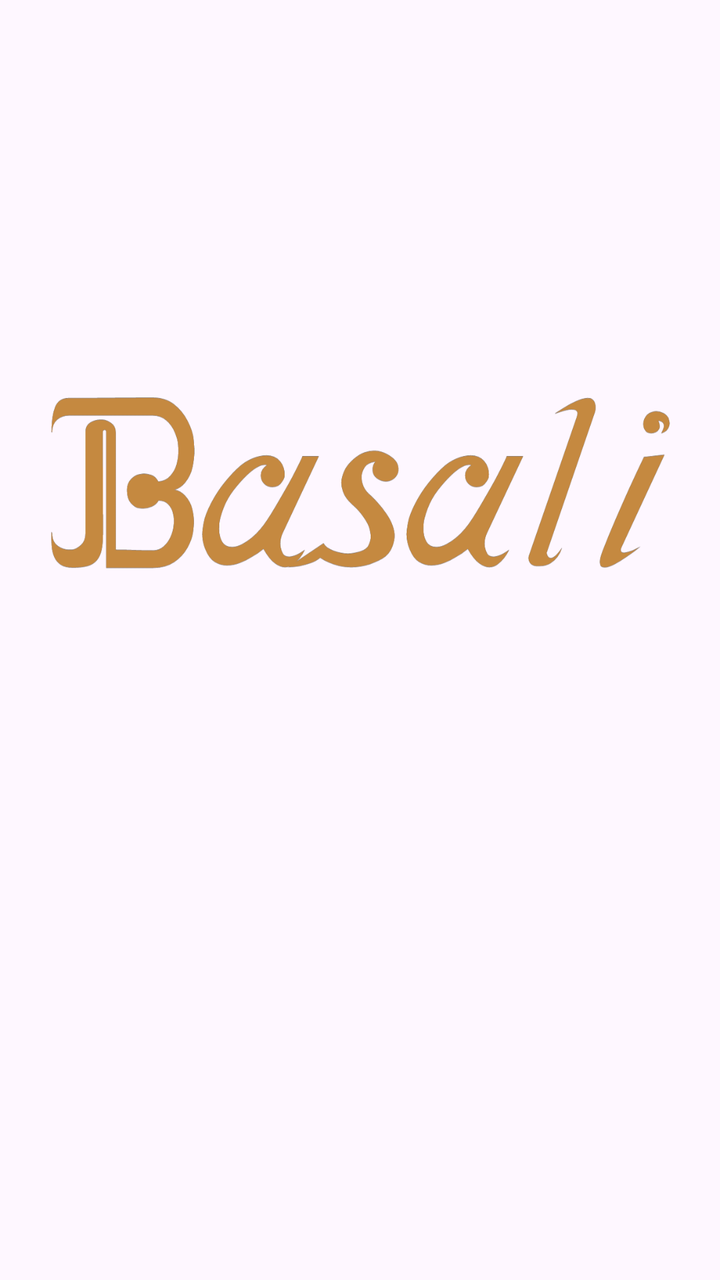
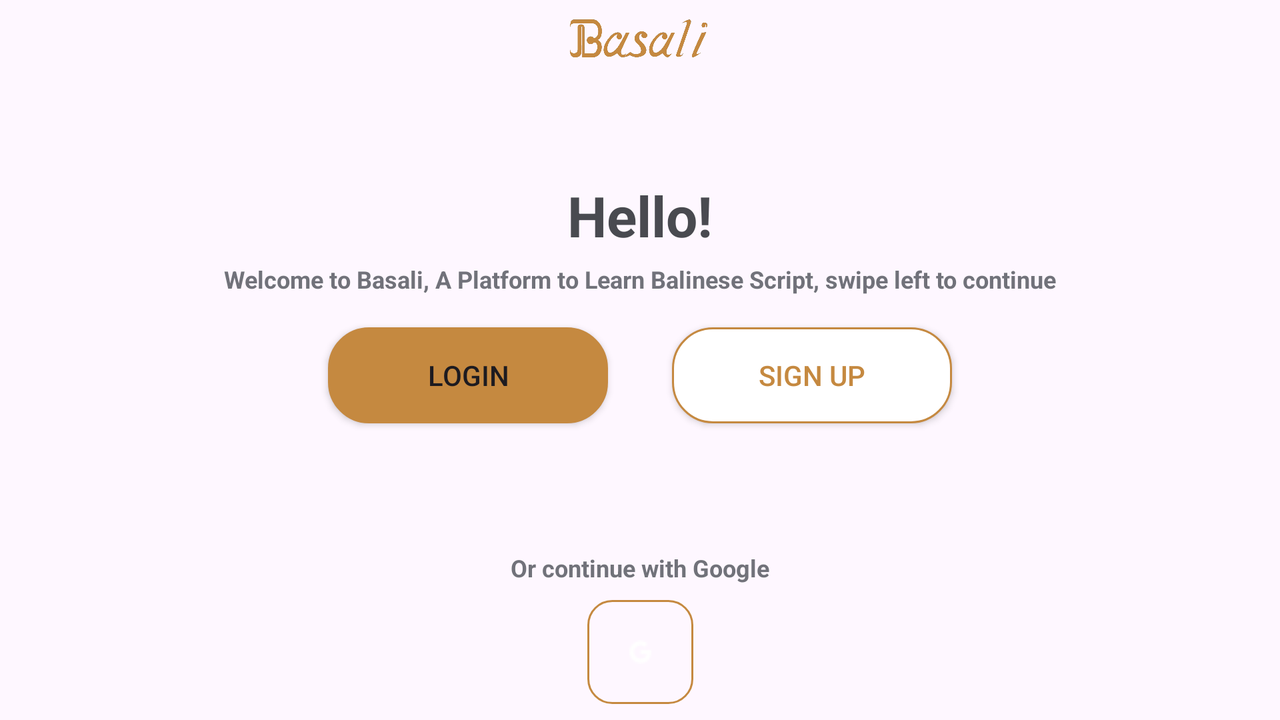

First picture: res/layout/ on a phone held upright. Second picture: the repository's own variant of that layout, on a device whose configuration matches the variant's folder. Source for both follows.
<!-- AndroidManifest.xml: application theme Theme.BasaliProject -->
<!-- res/layout/activity_welcome.xml -->
<?xml version="1.0" encoding="utf-8"?>
<androidx.constraintlayout.motion.widget.MotionLayout xmlns:android="http://schemas.android.com/apk/res/android"
    xmlns:app="http://schemas.android.com/apk/res-auto"
    xmlns:tools="http://schemas.android.com/tools"
    android:id="@+id/background"
    android:layout_width="match_parent"
    android:layout_height="match_parent"
    app:layoutDescription="@xml/activity_welcome_scene"
    tools:context=".ui.welcome.WelcomeActivity">

    <ImageView
        android:id="@+id/iv_hello"
        android:layout_width="250dp"
        android:layout_height="100dp"
        android:contentDescription="@string/app_name"
        android:gravity="center"
        app:layout_constraintBottom_toTopOf="@id/guidelineHorizontal"
        app:layout_constraintEnd_toEndOf="parent"
        app:layout_constraintHorizontal_bias="0.0"
        app:layout_constraintStart_toStartOf="parent"
        app:layout_constraintTop_toTopOf="parent"
        app:layout_constraintVertical_bias="1.0"
        app:srcCompat="@drawable/logo" />

    <TextView
        android:id="@+id/tv_hello_description"
        android:layout_width="0dp"
        android:layout_height="wrap_content"
        android:layout_marginStart="16dp"
        android:layout_marginTop="5dp"
        android:layout_marginEnd="16dp"
        android:alpha="0"
        android:gravity="center"
        android:text="@string/welcome_description"
        android:textColor="@color/NeutralDarkLight"
        android:textSize="18sp"
        android:textStyle="bold"
        app:layout_constraintEnd_toEndOf="parent"
        app:layout_constraintStart_toStartOf="parent"
        app:layout_constraintTop_toBottomOf="@+id/tv_hello"
        tools:alpha="100" />

    <TextView
        android:id="@+id/tvTitleMenu2"
        android:layout_width="0dp"
        android:layout_height="wrap_content"
        android:gravity="center"
        android:text="Scan Your Aksara"
        android:textColor="@color/NeutralDarkMid"
        android:textSize="38sp"
        android:textStyle="bold"
        app:layout_constraintStart_toEndOf="parent"
        tools:layout_editor_absoluteY="50dp" />

    <TextView
        android:id="@+id/tvDescMenu2"
        android:layout_width="0dp"
        android:layout_height="wrap_content"
        android:gravity="center_horizontal"
        android:text="Scan your handwriting balinese script character using your camera"
        android:textColor="@color/NeutralDarkLight"
        android:textSize="18sp"
        android:textStyle="bold"
        tools:layout_editor_absoluteX="25dp"
        tools:layout_editor_absoluteY="79dp" />

    <TextView
        android:id="@+id/tv_hello"
        android:layout_width="0dp"
        android:layout_height="wrap_content"
        android:layout_marginTop="16dp"
        android:alpha="0"
        android:gravity="center"
        android:text="@string/Hello"
        android:textColor="@color/NeutralDarkMid"
        android:textSize="38sp"
        android:textStyle="bold"
        app:layout_constraintEnd_toEndOf="parent"
        app:layout_constraintStart_toStartOf="parent"
        app:layout_constraintTop_toBottomOf="@+id/imageView"
        tools:alpha="100" />


    <TextView
        android:id="@+id/tvTitleMenu3"
        android:layout_width="0dp"
        android:layout_height="wrap_content"
        android:gravity="center"
        android:text="Enjoy Your Journey"
        android:textColor="@color/NeutralDarkMid"
        android:textSize="38sp"
        android:textStyle="bold"
        app:layout_constraintStart_toEndOf="parent"
        tools:layout_editor_absoluteY="395dp" />

    <TextView
        android:id="@+id/tvDescMenu3"
        android:layout_width="0dp"
        android:layout_height="wrap_content"
        android:gravity="center_horizontal"
        android:text="our platform provides balinese script character learning items"
        android:textColor="@color/NeutralDarkLight"
        android:textSize="18sp"
        android:textStyle="bold"
        tools:layout_editor_absoluteY="41dp" />

    <ImageView
        android:id="@+id/imageView"
        android:layout_width="0dp"
        android:layout_height="250dp"
        app:layout_constraintEnd_toEndOf="parent"
        app:layout_constraintStart_toStartOf="parent"
        app:layout_constraintTop_toBottomOf="@+id/iv_hello"
        app:srcCompat="@drawable/art3" />


    <ImageView
        android:id="@+id/ivMenu3"
        android:layout_width="0dp"
        android:layout_height="250dp"
        app:srcCompat="@drawable/art4"
        tools:layout_editor_absoluteX="16dp"
        tools:layout_editor_absoluteY="159dp" />

    <ImageView
        android:id="@+id/ivMenu2"
        android:layout_width="0dp"
        android:layout_height="250dp"
        app:srcCompat="@drawable/art1"
        tools:layout_editor_absoluteY="190dp" />

    <Button
        android:id="@+id/signUpButton"
        android:layout_width="140dp"
        android:layout_height="wrap_content"
        android:layout_marginStart="16dp"
        android:alpha="0"
        android:background="@drawable/dialog_bg_bordered"
        android:text="@string/sign_up"
        android:textColor="@color/HighlightDark"
        app:layout_constraintBottom_toBottomOf="@+id/loginButton"
        app:layout_constraintStart_toStartOf="@+id/guidelineVertical"
        tools:alpha="100" />

    <Button
        android:id="@+id/loginButton"
        android:layout_width="140dp"
        android:layout_height="wrap_content"
        android:layout_marginTop="32dp"
        android:layout_marginEnd="16dp"
        android:alpha="0"
        android:background="@drawable/dialog_bg_filled"
        android:text="@string/login"
        app:layout_constraintEnd_toStartOf="@+id/guidelineVertical"
        app:layout_constraintTop_toBottomOf="@+id/tv_hello_description"
        tools:alpha="100" />


    <TextView
        android:id="@+id/tv_google"
        android:layout_width="wrap_content"
        android:layout_height="wrap_content"
        android:layout_marginBottom="8dp"
        android:alpha="0"
        android:gravity="center_horizontal"
        android:text="Or continue with Google"
        android:textColor="@color/NeutralDarkLight"
        android:textSize="12sp"
        android:textStyle="bold"
        app:layout_constraintBottom_toTopOf="@+id/google"
        app:layout_constraintEnd_toEndOf="parent"
        app:layout_constraintStart_toStartOf="parent" />

    <ProgressBar
        android:id="@+id/pb"
        style="?android:attr/progressBarStyle"
        android:layout_width="wrap_content"
        android:layout_height="wrap_content"
        android:visibility="gone"
        app:layout_constraintBottom_toBottomOf="parent"
        app:layout_constraintEnd_toEndOf="parent"
        app:layout_constraintStart_toStartOf="parent"
        app:layout_constraintTop_toTopOf="parent"
        tools:visibility="visible" />


    <ImageButton
        android:id="@+id/google"
        android:layout_width="wrap_content"
        android:layout_height="wrap_content"
        android:layout_marginBottom="8dp"
        android:alpha="0"
        android:background="@drawable/rounded_button_tertiary"
        android:padding="20dp"
        android:src="@drawable/googlelogo"
        app:layout_constraintBottom_toBottomOf="parent"
        app:layout_constraintEnd_toEndOf="@+id/tv_google"
        app:layout_constraintStart_toStartOf="@+id/tv_google"
        tools:alpha="100" />

    <androidx.constraintlayout.utils.widget.ImageFilterView
        android:id="@+id/menu1"
        android:layout_width="30dp"
        android:layout_height="30dp"
        android:layout_marginStart="32dp"
        app:altSrc="@drawable/ic_circle_full_24"
        app:layout_constraintEnd_toStartOf="@+id/menu2"
        app:layout_constraintHorizontal_bias="0.5"
        app:layout_constraintStart_toStartOf="parent"
        app:srcCompat="@drawable/ic_circle_24"
        app:tint="@color/HighlightDark"
        tools:layout_editor_absoluteY="29dp" />

    <androidx.constraintlayout.utils.widget.ImageFilterView
        android:id="@+id/menu2"
        android:layout_width="30dp"
        android:layout_height="30dp"
        app:altSrc="@drawable/ic_circle_full_24"
        app:layout_constraintBottom_toBottomOf="@+id/menu1"
        app:layout_constraintEnd_toStartOf="@+id/menu3"
        app:layout_constraintHorizontal_bias="0.5"
        app:layout_constraintStart_toEndOf="@+id/menu1"
        app:layout_constraintTop_toTopOf="@+id/menu1"
        app:layout_constraintVertical_bias="0.0"
        app:srcCompat="@drawable/ic_circle_24"
        app:tint="@color/HighlightDark" />

    <androidx.constraintlayout.utils.widget.ImageFilterView
        android:id="@+id/menu3"
        android:layout_width="30dp"
        android:layout_height="30dp"
        app:altSrc="@drawable/ic_circle_full_24"
        app:layout_constraintBottom_toBottomOf="@+id/menu2"
        app:layout_constraintEnd_toStartOf="@+id/menu4"
        app:layout_constraintHorizontal_bias="0.5"
        app:layout_constraintStart_toEndOf="@+id/menu2"
        app:layout_constraintTop_toTopOf="@+id/menu2"
        app:layout_constraintVertical_bias="0.0"
        app:srcCompat="@drawable/ic_circle_24"
        app:tint="@color/HighlightDark" />

    <androidx.constraintlayout.utils.widget.ImageFilterView
        android:id="@+id/menu4"
        android:layout_width="30dp"
        android:layout_height="30dp"
        android:layout_marginEnd="32dp"
        app:altSrc="@drawable/ic_circle_full_24"
        app:layout_constraintBottom_toBottomOf="@+id/menu3"
        app:layout_constraintEnd_toEndOf="parent"
        app:layout_constraintStart_toEndOf="@+id/menu3"
        app:layout_constraintTop_toTopOf="@+id/menu3"
        app:layout_constraintVertical_bias="0.0"
        app:srcCompat="@drawable/ic_circle_24"
        app:tint="@color/HighlightDark" />

    <androidx.constraintlayout.widget.Guideline
        android:id="@+id/guidelineHorizontal"
        android:layout_width="wrap_content"
        android:layout_height="64dp"
        android:orientation="horizontal"
        app:layout_constraintEnd_toEndOf="parent"
        app:layout_constraintGuide_percent="0.5"
        app:layout_constraintStart_toStartOf="parent" />

    <androidx.constraintlayout.widget.Guideline
        android:id="@+id/guidelineVertical"
        android:layout_width="wrap_content"
        android:layout_height="64dp"
        android:orientation="vertical"
        app:layout_constraintEnd_toEndOf="parent"
        app:layout_constraintGuide_percent="0.5"
        app:layout_constraintStart_toStartOf="parent" />

</androidx.constraintlayout.motion.widget.MotionLayout>
<!-- resources referenced by this layout -->
<resources>
  <color name="HighlightDark">#FFC58940</color>
  <color name="NeutralDarkLight">#FF71727A</color>
  <color name="NeutralDarkMid">#FF494A50</color>
  <!-- drawable art1: png bitmap (drawable, 952891 bytes) -->
  <!-- drawable art4: png bitmap (drawable, 286986 bytes) -->
  <!-- drawable dialog_bg_bordered (drawable) -->
  <?xml version="1.0" encoding="utf-8"?>
  <selector xmlns:android="http://schemas.android.com/apk/res/android">
      <item>
          <shape android:shape="rectangle">
              
              <solid android:color="@color/white" />
              
              <stroke android:width="1dp" android:color="@color/HighlightDark" />
  
              
              <corners android:radius="20dp" />
          </shape>
      </item>
  </selector>
  <!-- drawable dialog_bg_filled (drawable) -->
  <?xml version="1.0" encoding="utf-8"?>
  <selector xmlns:android="http://schemas.android.com/apk/res/android">
      <item>
          <shape android:shape="rectangle">
              
              <solid android:color="@color/HighlightDark" />
              
              <stroke android:width="1dp" android:color="@color/HighlightDark" />
  
              
              <corners android:radius="20dp" />
          </shape>
      </item>
  </selector>
  <!-- drawable googlelogo: png bitmap (drawable, 272 bytes) -->
  <!-- drawable logo: png bitmap (drawable, 55390 bytes) -->
  <!-- drawable rounded_button_tertiary (drawable) -->
  <?xml version="1.0" encoding="utf-8"?>
  <selector xmlns:android="http://schemas.android.com/apk/res/android">
      <item>
          <shape>
              <solid android:color="@android:color/transparent" />
              <stroke android:color="@color/HighlightDark" android:width="1dp" />
              <corners android:radius="12dp" />
          </shape>
      </item>
  </selector>
  <string name="Hello">Hello!</string>
  <string name="app_name">Basali</string>
  <string name="login">Login</string>
  <string name="sign_up">Sign Up</string>
  <string name="welcome_description">Welcome to Basali, A Platform to Learn Balinese Script, swipe left to continue</string>
  <style name="Theme.BasaliProject" parent="Base.Theme.BasaliProject">
          
          <item name="colorPrimary">@color/HighlightDark</item>
          <item name="colorPrimaryVariant">@color/HighlightNormal</item>
          <item name="colorOnPrimary">@color/white</item>
          
  
  
          <item name="colorOnSecondary">@color/black</item>
          
          <item name="android:statusBarColor">?attr/colorPrimaryVariant</item>
          
      </style>
  <color name="white">#FFFFFFFF</color>
  <style name="Base.Theme.BasaliProject" parent="Theme.Material3.DayNight.NoActionBar">
          
          
  
      </style>
  <color name="HighlightNormal">#FFE5BA73</color>
  <color name="black">#FF000000</color>
</resources>
<!-- res/layout-land/activity_welcome.xml (the author's variant of the layout above) -->
<!-- drawn on the phone turned sideways -->
<?xml version="1.0" encoding="utf-8"?>
<androidx.constraintlayout.widget.ConstraintLayout xmlns:android="http://schemas.android.com/apk/res/android"
    xmlns:app="http://schemas.android.com/apk/res-auto"
    xmlns:tools="http://schemas.android.com/tools"
    android:id="@+id/background"
    android:layout_width="match_parent"
    android:layout_height="match_parent"
    tools:context=".ui.welcome.WelcomeActivity">

    <ImageView
        android:id="@+id/iv_hello"
        android:layout_width="80dp"
        android:layout_height="30dp"
        android:contentDescription="@string/app_name"
        android:gravity="center"
        app:layout_constraintBottom_toTopOf="@id/guidelineHorizontal"
        app:layout_constraintEnd_toEndOf="parent"
        app:layout_constraintHorizontal_bias="0.499"
        app:layout_constraintStart_toStartOf="parent"
        app:layout_constraintTop_toTopOf="parent"
        app:layout_constraintVertical_bias="0.034"
        app:srcCompat="@drawable/logo" />

    <TextView
        android:id="@+id/tv_hello_description"
        android:layout_width="0dp"
        android:layout_height="wrap_content"
        android:layout_marginStart="16dp"
        android:layout_marginTop="5dp"
        android:layout_marginEnd="16dp"
        android:gravity="center"
        android:text="@string/welcome_description"
        android:textColor="@color/NeutralDarkLight"
        android:textSize="12sp"
        android:textStyle="bold"
        app:layout_constraintEnd_toEndOf="parent"
        app:layout_constraintStart_toStartOf="parent"
        app:layout_constraintTop_toBottomOf="@+id/tv_hello" />

    <TextView
        android:id="@+id/tv_hello"
        android:layout_width="0dp"
        android:layout_height="wrap_content"
        android:gravity="center"
        android:text="@string/Hello"
        android:textColor="@color/NeutralDarkMid"
        android:textSize="28sp"
        android:textStyle="bold"
        app:layout_constraintEnd_toEndOf="parent"
        app:layout_constraintHorizontal_bias="0.0"
        app:layout_constraintStart_toStartOf="parent"
        app:layout_constraintTop_toBottomOf="@+id/imageView" />

    <ImageView
        android:id="@+id/imageView"
        android:layout_width="wrap_content"
        android:layout_height="50dp"
        android:layout_marginTop="4dp"
        app:layout_constraintEnd_toEndOf="parent"
        app:layout_constraintStart_toStartOf="parent"
        app:layout_constraintTop_toBottomOf="@+id/iv_hello"
        app:srcCompat="@drawable/art3" />

    <Button
        android:id="@+id/signUpButton"
        android:layout_width="140dp"
        android:layout_height="wrap_content"
        android:layout_marginStart="16dp"
        android:background="@drawable/dialog_bg_bordered"
        android:text="@string/sign_up"
        android:textColor="@color/HighlightDark"
        app:layout_constraintBottom_toBottomOf="@+id/loginButton"
        app:layout_constraintStart_toStartOf="@+id/guidelineVertical"
        tools:alpha="100" />

    <Button
        android:id="@+id/loginButton"
        android:layout_width="140dp"
        android:layout_height="wrap_content"
        android:layout_marginTop="16dp"
        android:layout_marginEnd="16dp"
        android:background="@drawable/dialog_bg_filled"
        android:text="@string/login"
        app:layout_constraintEnd_toStartOf="@+id/guidelineVertical"
        app:layout_constraintTop_toBottomOf="@+id/tv_hello_description"
        tools:alpha="100" />


    <TextView
        android:id="@+id/textView2"
        android:layout_width="wrap_content"
        android:layout_height="wrap_content"
        android:layout_marginBottom="8dp"
        android:gravity="center_horizontal"
        android:text="Or continue with Google"
        android:textColor="@color/NeutralDarkLight"
        android:textSize="12sp"
        android:textStyle="bold"
        app:layout_constraintBottom_toTopOf="@+id/google"
        app:layout_constraintEnd_toEndOf="parent"
        app:layout_constraintStart_toStartOf="parent" />

    <ProgressBar
        android:id="@+id/pb"
        style="?android:attr/progressBarStyle"
        android:layout_width="wrap_content"
        android:layout_height="wrap_content"
        android:visibility="gone"
        app:layout_constraintBottom_toBottomOf="parent"
        app:layout_constraintEnd_toEndOf="parent"
        app:layout_constraintStart_toStartOf="parent"
        app:layout_constraintTop_toTopOf="parent"
        tools:visibility="visible" />

    <ImageButton
        android:id="@+id/google"
        android:layout_width="wrap_content"
        android:layout_height="wrap_content"
        android:layout_marginBottom="8dp"
        android:background="@drawable/rounded_button_tertiary"
        android:padding="20dp"
        android:src="@drawable/googlelogo"
        app:layout_constraintBottom_toBottomOf="parent"
        app:layout_constraintEnd_toEndOf="@+id/textView2"
        app:layout_constraintStart_toStartOf="@+id/textView2" />

    <androidx.constraintlayout.widget.Guideline
        android:id="@+id/guidelineHorizontal"
        android:layout_width="wrap_content"
        android:layout_height="64dp"
        android:orientation="horizontal"
        app:layout_constraintEnd_toEndOf="parent"
        app:layout_constraintGuide_percent="0.5"
        app:layout_constraintStart_toStartOf="parent" />

    <androidx.constraintlayout.widget.Guideline
        android:id="@+id/guidelineVertical"
        android:layout_width="wrap_content"
        android:layout_height="64dp"
        android:orientation="vertical"
        app:layout_constraintEnd_toEndOf="parent"
        app:layout_constraintGuide_percent="0.5"
        app:layout_constraintStart_toStartOf="parent" />

</androidx.constraintlayout.widget.ConstraintLayout>
<!-- resources referenced by the variant -->
<!-- as the phone turned sideways resolves them -->
<resources>
  <color name="HighlightDark">#FFC58940</color>
  <color name="NeutralDarkLight">#FF71727A</color>
  <color name="NeutralDarkMid">#FF494A50</color>
  <!-- drawable dialog_bg_bordered (drawable) -->
  <?xml version="1.0" encoding="utf-8"?>
  <selector xmlns:android="http://schemas.android.com/apk/res/android">
      <item>
          <shape android:shape="rectangle">
              
              <solid android:color="@color/white" />
              
              <stroke android:width="1dp" android:color="@color/HighlightDark" />
  
              
              <corners android:radius="20dp" />
          </shape>
      </item>
  </selector>
  <!-- drawable dialog_bg_filled (drawable) -->
  <?xml version="1.0" encoding="utf-8"?>
  <selector xmlns:android="http://schemas.android.com/apk/res/android">
      <item>
          <shape android:shape="rectangle">
              
              <solid android:color="@color/HighlightDark" />
              
              <stroke android:width="1dp" android:color="@color/HighlightDark" />
  
              
              <corners android:radius="20dp" />
          </shape>
      </item>
  </selector>
  <!-- drawable googlelogo: png bitmap (drawable, 272 bytes) -->
  <!-- drawable logo: png bitmap (drawable, 55390 bytes) -->
  <!-- drawable rounded_button_tertiary (drawable) -->
  <?xml version="1.0" encoding="utf-8"?>
  <selector xmlns:android="http://schemas.android.com/apk/res/android">
      <item>
          <shape>
              <solid android:color="@android:color/transparent" />
              <stroke android:color="@color/HighlightDark" android:width="1dp" />
              <corners android:radius="12dp" />
          </shape>
      </item>
  </selector>
  <string name="Hello">Hello!</string>
  <string name="app_name">Basali</string>
  <string name="login">Login</string>
  <string name="sign_up">Sign Up</string>
  <string name="welcome_description">Welcome to Basali, A Platform to Learn Balinese Script, swipe left to continue</string>
  <style name="Theme.BasaliProject" parent="Base.Theme.BasaliProject">
          
          <item name="colorPrimary">@color/HighlightDark</item>
          <item name="colorPrimaryVariant">@color/HighlightNormal</item>
          <item name="colorOnPrimary">@color/white</item>
          
  
  
          <item name="colorOnSecondary">@color/black</item>
          
          <item name="android:statusBarColor">?attr/colorPrimaryVariant</item>
          
      </style>
  <color name="white">#FFFFFFFF</color>
  <style name="Base.Theme.BasaliProject" parent="Theme.Material3.DayNight.NoActionBar">
          
          
  
      </style>
  <color name="HighlightNormal">#FFE5BA73</color>
  <color name="black">#FF000000</color>
</resources>
